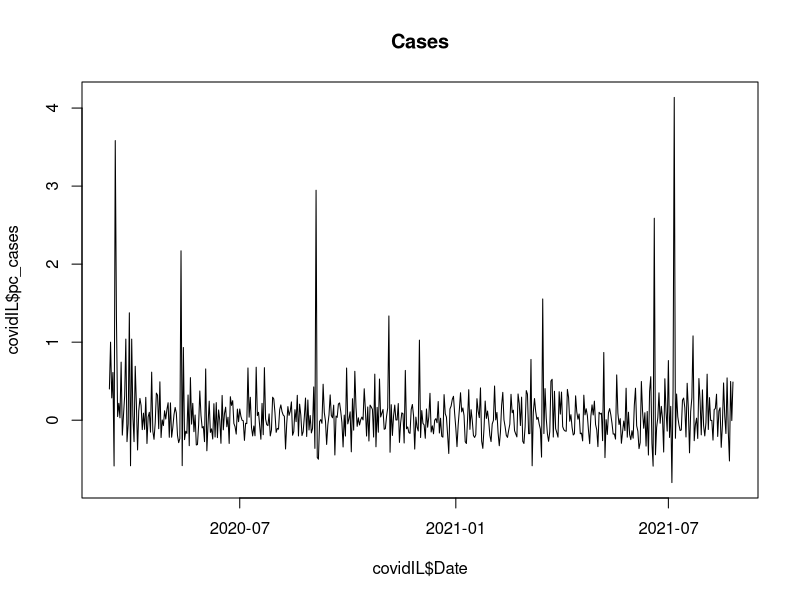

The R source for this figure:
# INTRODUCING SCRIPTS
# Created on August 25, 2021 by Shaibu

# Clear environment
rm(list=ls())

# Load packages
# install.packages("tidyverse")

library(tidyverse)

#Function####

# Difference between old and new called diff
diff = function(x) {
  df = (x-lag(x))
  return(df)
}

# Percentage change in diff
delta = function(x) {
  temp = (x-lag(x))/lag(x)
  return(temp)
}
  
covidIL = read.csv("./Data/ILCovid19.csv")

covidIL = covidIL %>%
  mutate(df_test =  diff(Tests),
         df_cases = diff(Cases),
         df_deaths = diff(Deaths))

covidIL = covidIL %>%
  mutate(pc_test =  delta(df_test),
         pc_cases = delta(df_cases),
         pc_deaths = delta(df_deaths))

#Alternatively:
#covidIL$pc_test = delta(covidIL$Tests)

#covidIL$pc_deaths[is.infinite(covidIL$pc_deaths)] = NA

covidIL$Date = as.Date(covidIL$Date, ,format="%m/%d/%Y")

plot(covidIL$Date, covidIL$pc_cases,
     main = "Cases",
     #xlab = "",
     #ylab = "",
     type = "l",
     #color = "blue"
     )

#Summary Statistics
summary(covidIL)
